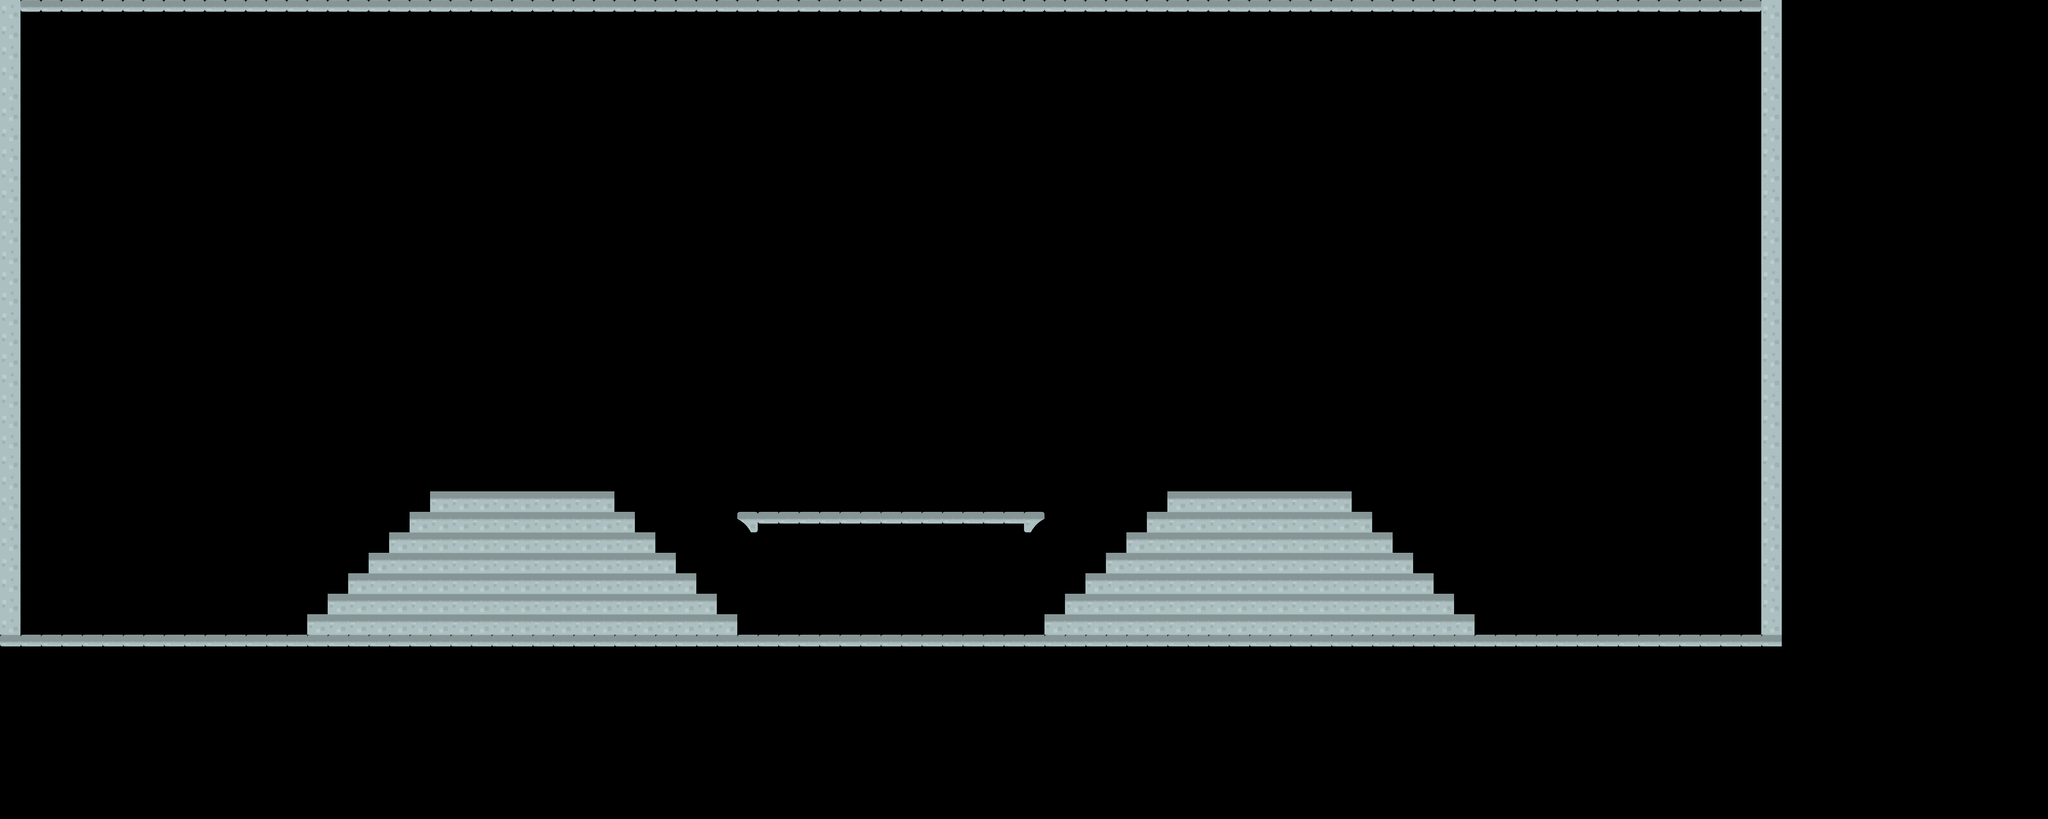

A level layout from a 2D game, rendered from its tile map. Below: a short description, then the map file with tile-grid data replaced by summaries:
An orthogonal 100x40 tile map with 70x70 px tiles, 1 tile layer (Tile Layer 1).

<map version="1.0" tiledversion="1.0.2" orientation="orthogonal" renderorder="right-down" width="100" height="40" tilewidth="70" tileheight="70" nextobjectid="1">
 <tileset firstgid="1" source="newTileSet.tsx" />
 <layer name="Tile Layer 1" width="100" height="40">
  <data>[4000 cells, 459 non-empty, 6 distinct tile ids]</data>
 </layer>
</map>
